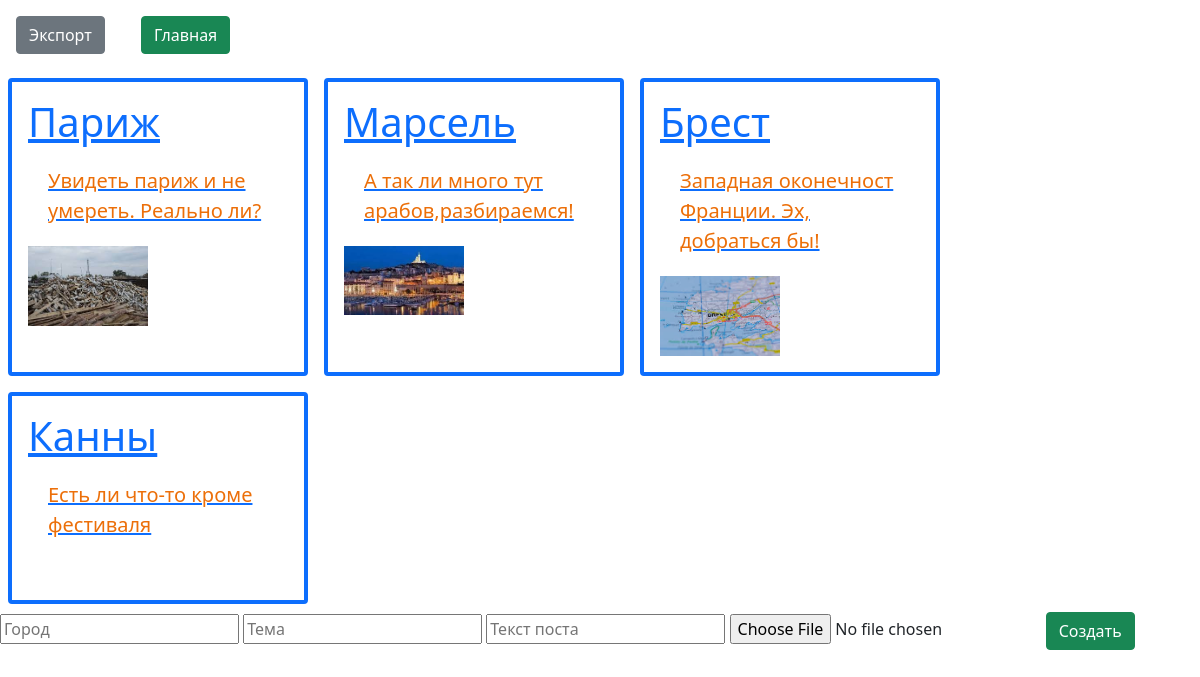
Page /posts on the earlier database version.
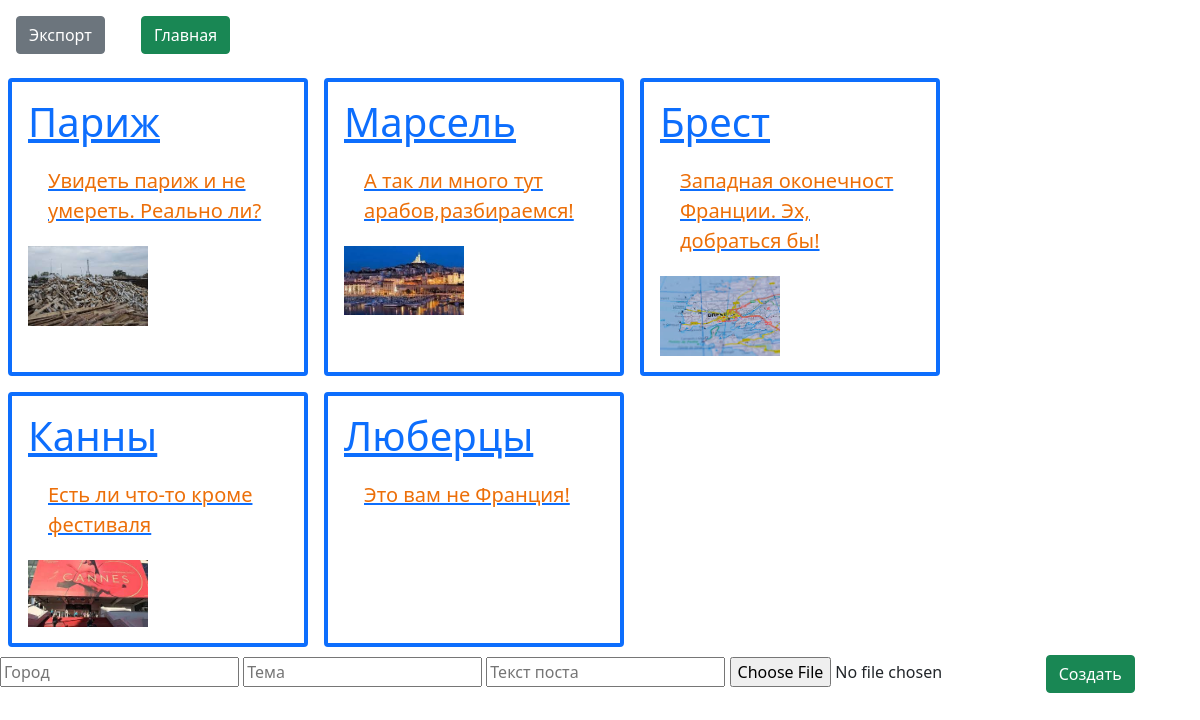
Same page on the later database version.
### tur/models.py (models this page shows, shortened)
class Posts(models.Model):
    title = models.CharField(max_length=100)
    text = models.TextField()
    image = models.CharField(max_length=100, default='')
    content = models.TextField(default='')

### tur/views.py (the view)
# urls.py: path('posts',views.posts),
def posts(request):
    posts = Posts.objects.all()
    return render(request, 'posts.html', {'posts': posts})

### tur/templates/posts.html (shortened to what this page needs)
{% extends "base.html" %}
{% load static %}
{% block content %}
        <div>
            <a class="btn btn-secondary  m-3" href = "/export">
                Экспорт
            </a>
            <a class="btn btn-success  m-3" href="/">
                Главная
            </a>
        </div>
        <div class="d-flex flex-wrap">
        {% for post in posts %}
            <a href="post/{{post.id}}">
            <div class = "border border-4 border-primary w-25 m-2 p-3 rounded">
                <h3 class = "fs-1">{{post.title}}</h3>
                <p class = "post-text">{{post.text}} </p>
                <img style="width: 10vw;" src = "static/images/{{post.image}}" alt=""/>
            </a>
            </div>
        {% endfor %}
        <div>
            <form action="newpost" method = "POST"enctype="multipart/form-data">
                <input type = "title" placeholder = "Город" name="title" />
                <input type = "text" placeholder = "Тема" name="text" />
                <input type = "content" placeholder = "Текст поста" name="content" />
                <input type = "file" name="file" />
                <input type = "submit" class="btn btn-success"  value = "Создать" />
            </form>
          </div>
{% endblock %}

### tur/templates/base.html (shortened to what this page needs)
<!doctype html>
<html lang="ru">
    <head>
        {% load static %}
        <link rel="stylesheet" href="{%static 'css/style.css' %}" />
        <link href="https://cdn.jsdelivr.net/npm/bootstrap@5.0.2/dist/css/bootstrap.min.css" rel="stylesheet">
    </head>
    <body>
        {% block content %}
        {% endblock %}
    </body>
</html>

### tur/static/css/style.css (style rules this page uses)
.post-text { color: rgb(236, 111, 9); margin: 20px; font-size: 20px; }

Differences in the rows shown:
changed Posts "Канны": image: picture added
added Posts: title "Люберцы", text "Это вам не Франция!"
